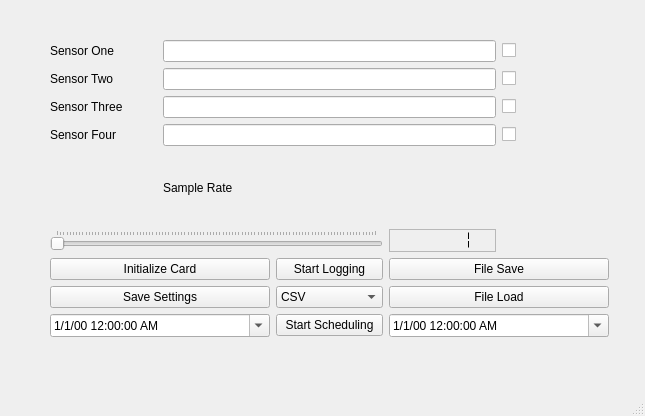
<?xml version="1.0" encoding="UTF-8"?>
<ui version="4.0">
 <class>MainWindow</class>
 <widget class="QMainWindow" name="MainWindow">
  <property name="geometry">
   <rect>
    <x>0</x>
    <y>0</y>
    <width>645</width>
    <height>416</height>
   </rect>
  </property>
  <property name="windowTitle">
   <string>MainWindow</string>
  </property>
  <widget class="QWidget" name="centralwidget">
   <widget class="QWidget" name="layoutWidget">
    <property name="geometry">
     <rect>
      <x>50</x>
      <y>40</y>
      <width>559</width>
      <height>297</height>
     </rect>
    </property>
    <layout class="QGridLayout" name="gridLayout_2">
     <item row="2" column="0">
      <widget class="QLabel" name="sensor_three_label">
       <property name="text">
        <string>Sensor Three</string>
       </property>
      </widget>
     </item>
     <item row="1" column="1" colspan="3">
      <widget class="QLineEdit" name="sensor_two_name">
       <property name="text">
        <string/>
       </property>
       <property name="maxLength">
        <number>20</number>
       </property>
       <property name="cursorPosition">
        <number>0</number>
       </property>
       <property name="cursorMoveStyle">
        <enum>Qt::VisualMoveStyle</enum>
       </property>
      </widget>
     </item>
     <item row="1" column="0">
      <widget class="QLabel" name="sensor_two_label">
       <property name="text">
        <string>Sensor Two</string>
       </property>
      </widget>
     </item>
     <item row="3" column="4">
      <widget class="QCheckBox" name="check_four">
       <property name="text">
        <string/>
       </property>
      </widget>
     </item>
     <item row="5" column="0" colspan="3">
      <widget class="QSlider" name="sample_rate">
       <property name="whatsThis">
        <string>p</string>
       </property>
       <property name="minimum">
        <number>1</number>
       </property>
       <property name="maximum">
        <number>1000</number>
       </property>
       <property name="tracking">
        <bool>true</bool>
       </property>
       <property name="orientation">
        <enum>Qt::Horizontal</enum>
       </property>
       <property name="invertedAppearance">
        <bool>false</bool>
       </property>
       <property name="invertedControls">
        <bool>false</bool>
       </property>
       <property name="tickPosition">
        <enum>QSlider::TicksAbove</enum>
       </property>
      </widget>
     </item>
     <item row="6" column="2">
      <widget class="QPushButton" name="logging_button">
       <property name="text">
        <string>Start Logging</string>
       </property>
      </widget>
     </item>
     <item row="0" column="1" colspan="3">
      <widget class="QLineEdit" name="sensor_one_name">
       <property name="text">
        <string/>
       </property>
       <property name="maxLength">
        <number>20</number>
       </property>
       <property name="cursorPosition">
        <number>0</number>
       </property>
       <property name="cursorMoveStyle">
        <enum>Qt::VisualMoveStyle</enum>
       </property>
      </widget>
     </item>
     <item row="2" column="1" colspan="3">
      <widget class="QLineEdit" name="sensor_three_name">
       <property name="text">
        <string/>
       </property>
       <property name="maxLength">
        <number>20</number>
       </property>
       <property name="cursorPosition">
        <number>0</number>
       </property>
       <property name="cursorMoveStyle">
        <enum>Qt::VisualMoveStyle</enum>
       </property>
      </widget>
     </item>
     <item row="1" column="4">
      <widget class="QCheckBox" name="check_two">
       <property name="text">
        <string/>
       </property>
      </widget>
     </item>
     <item row="7" column="0" colspan="2">
      <widget class="QPushButton" name="save_setting_button">
       <property name="text">
        <string>Save Settings</string>
       </property>
      </widget>
     </item>
     <item row="4" column="1" colspan="2">
      <widget class="QLabel" name="sample_rate_label">
       <property name="text">
        <string>Sample Rate</string>
       </property>
      </widget>
     </item>
     <item row="3" column="0">
      <widget class="QLabel" name="sensor_four_label">
       <property name="text">
        <string>Sensor Four</string>
       </property>
      </widget>
     </item>
     <item row="2" column="4">
      <widget class="QCheckBox" name="check_three">
       <property name="text">
        <string/>
       </property>
      </widget>
     </item>
     <item row="3" column="1" colspan="3">
      <widget class="QLineEdit" name="sensor_four_name">
       <property name="text">
        <string/>
       </property>
       <property name="maxLength">
        <number>20</number>
       </property>
       <property name="cursorPosition">
        <number>0</number>
       </property>
       <property name="cursorMoveStyle">
        <enum>Qt::VisualMoveStyle</enum>
       </property>
      </widget>
     </item>
     <item row="0" column="0">
      <widget class="QLabel" name="sensor_one_label">
       <property name="text">
        <string>Sensor One</string>
       </property>
      </widget>
     </item>
     <item row="0" column="4">
      <widget class="QCheckBox" name="check_one">
       <property name="text">
        <string/>
       </property>
      </widget>
     </item>
     <item row="6" column="0" colspan="2">
      <widget class="QPushButton" name="initialize_card_button">
       <property name="text">
        <string>Initialize Card</string>
       </property>
      </widget>
     </item>
     <item row="7" column="2">
      <widget class="QComboBox" name="filetype">
       <item>
        <property name="text">
         <string>CSV</string>
        </property>
       </item>
       <item>
        <property name="text">
         <string>Raw</string>
        </property>
       </item>
      </widget>
     </item>
     <item row="8" column="2">
      <widget class="QPushButton" name="schedule_button">
       <property name="text">
        <string>Start Scheduling</string>
       </property>
      </widget>
     </item>
     <item row="8" column="0" colspan="2">
      <widget class="QDateTimeEdit" name="start_time">
       <property name="displayFormat">
        <string>M/d/yy h:mm:ss AP</string>
       </property>
       <property name="calendarPopup">
        <bool>true</bool>
       </property>
       <property name="timeSpec">
        <enum>Qt::UTC</enum>
       </property>
      </widget>
     </item>
     <item row="5" column="3">
      <widget class="QLCDNumber" name="sample_rate_display">
       <property name="frameShape">
        <enum>QFrame::StyledPanel</enum>
       </property>
       <property name="smallDecimalPoint">
        <bool>true</bool>
       </property>
       <property name="digitCount">
        <number>5</number>
       </property>
       <property name="segmentStyle">
        <enum>QLCDNumber::Flat</enum>
       </property>
       <property name="intValue" stdset="0">
        <number>1</number>
       </property>
      </widget>
     </item>
     <item row="6" column="3" colspan="2">
      <widget class="QPushButton" name="file_save_button">
       <property name="text">
        <string>File Save</string>
       </property>
      </widget>
     </item>
     <item row="7" column="3" colspan="2">
      <widget class="QPushButton" name="file_load_button">
       <property name="text">
        <string>File Load</string>
       </property>
      </widget>
     </item>
     <item row="8" column="3" colspan="2">
      <widget class="QDateTimeEdit" name="end_time">
       <property name="displayFormat">
        <string>M/d/yy h:mm:ss AP</string>
       </property>
       <property name="calendarPopup">
        <bool>true</bool>
       </property>
       <property name="timeSpec">
        <enum>Qt::UTC</enum>
       </property>
      </widget>
     </item>
    </layout>
   </widget>
  </widget>
  <widget class="QMenuBar" name="menubar">
   <property name="geometry">
    <rect>
     <x>0</x>
     <y>0</y>
     <width>645</width>
     <height>22</height>
    </rect>
   </property>
  </widget>
  <widget class="QStatusBar" name="statusbar"/>
 </widget>
 <resources/>
 <connections>
  <connection>
   <sender>sample_rate</sender>
   <signal>valueChanged(int)</signal>
   <receiver>sample_rate_display</receiver>
   <slot>display(int)</slot>
   <hints>
    <hint type="sourcelabel">
     <x>270</x>
     <y>225</y>
    </hint>
    <hint type="destinationlabel">
     <x>496</x>
     <y>242</y>
    </hint>
   </hints>
  </connection>
 </connections>
</ui>
